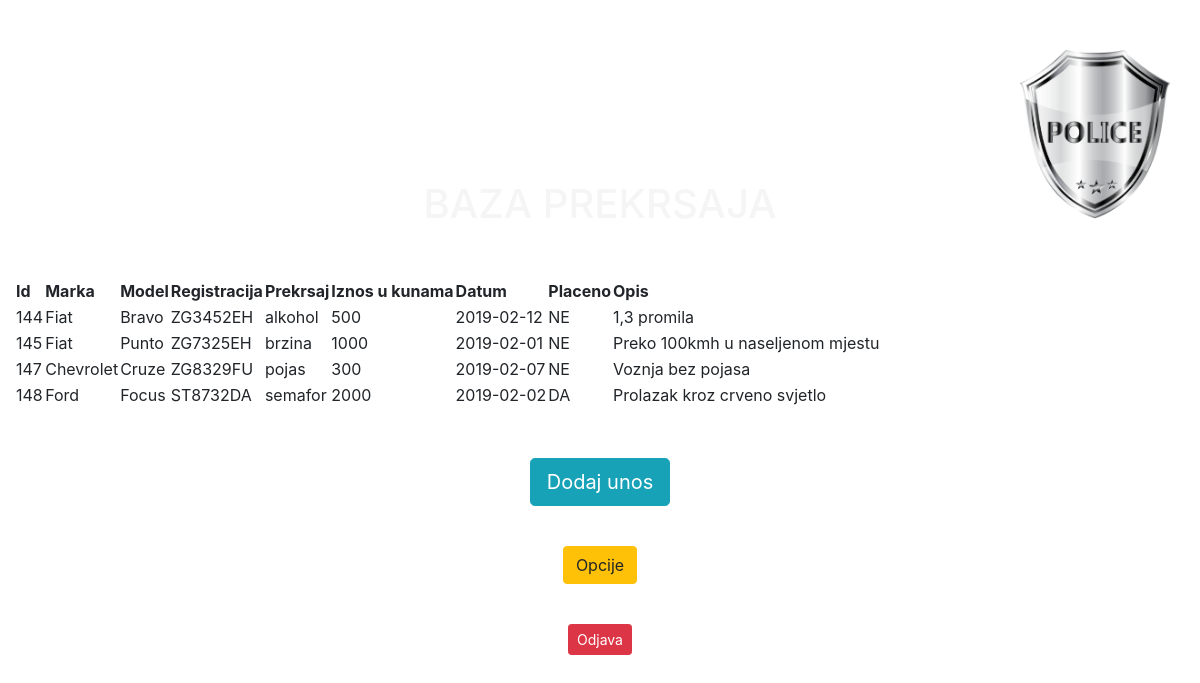
The app's page /main.php (signed in) with its own data.
### tables this page shows
CREATE TABLE `prekrsitelji` (
  `id` int(11) NOT NULL,
  `marka` varchar(25) NOT NULL,
  `model` varchar(25) NOT NULL,
  `reg` varchar(25) NOT NULL,
  `prekrsaj` varchar(25) NOT NULL,
  `datum` date NOT NULL,
  `iznos` int(10) NOT NULL,
  `placeno` varchar(5) NOT NULL,
  `opis` varchar(100) NOT NULL
);

### main.php (the view, shortened to what this page needs)
<?php
$connect = mysqli_connect("localhost", "root", "", "police");
$query = "SELECT * FROM prekrsitelji";
$result = mysqli_query($connect, $query);
?>
<!DOCTYPE html>
<html lang="en">
<head>
	<link rel="stylesheet" href="https://stackpath.bootstrapcdn.com/bootstrap/4.3.1/css/bootstrap.min.css">
	<link rel="stylesheet" type="text/css" href="https://cdn.datatables.net/v/dt/dt-1.10.18/datatables.min.css"/>
	<link rel="stylesheet" type="text/css" href="style.css"/>
</head>
<body id="mainbody">
	<?php require_once 'process.php'; ?>
	<img id="logo" src="slike/logopolice.png" alt="logo">
	<h1 id="h1main">BAZA PREKRSAJA</h1>
		<div class="container-fluid">
			<div id="tblbck">
			<table id="tablica" class="display">
				<thead>
					<tr>
					<th>Id</th>
						<th>Marka</th>
						<th>Model</th>
						<th>Registracija</th>
						<th>Prekrsaj</th>
						<th>Iznos u kunama</th>
						<th>Datum</th>
						<th>Placeno</th>
						<th>Opis</th>
					</tr>
				</thead>
				<?php
				while($row = mysqli_fetch_array($result))
				{
					echo '<tr>
					<td>'.$row["id"].'</td>
						<td>'.$row["marka"].'</td>
						<td>'.$row["model"].'</td>
						<td>'.$row["reg"].'</td>
						<td>'.$row["prekrsaj"].'</td>
						<td>'.$row["iznos"].'</td>
						<td>'.$row["datum"].'</td>
						<td>'.$row["placeno"].'</td>
						<td>'.$row["opis"].'</td>
						';
				}
				?>
</table>
			</div>
			</div>
		<button id="inputbtn" type="button" class="btn btn-info btn-lg" data-toggle="modal" data-target="#forma">Dodaj unos</button>
		<button id="opcijebtn" type="button" class="btn btn-warning btn-md" data-toggle="modal" data-target="#opcije">Opcije</button>
		<div id="logoutbtn">
		<a href="logout.php" class="btn btn-danger btn-sm">Odjava</a>
		</div>
</body>
</html>

### style.css (style rules this page uses)
#mainbody { background: url(slike/6122.jpg) no-repeat; }
#logo { width:150px; position: fixed; top: 50px; right: 30px; z-index: -1; }
#tblbck { background-color: white; margin-top: 50px; }
#inputbtn, #opcijebtn { display: block; margin: 40px auto; }
#inputbtn { margin-top: 50px; }
#logoutbtn { text-align: center; }
#h1main { color: whitesmoke; text-align: center; margin-top: 180px; }

### records on screen
prekrsitelji: id "144", marka "Fiat", model "Bravo", reg "ZG3452EH", prekrsaj "alkohol", iznos "500", datum "2019-02-12", placeno "NE", opis "1,3 promila"
prekrsitelji: id "145", marka "Fiat", model "Punto", reg "ZG7325EH", prekrsaj "brzina", iznos "1000", datum "2019-02-01", placeno "NE", opis "Preko 100kmh u naseljenom mjestu"
prekrsitelji: id "147", marka "Chevrolet", model "Cruze", reg "ZG8329FU", prekrsaj "pojas", iznos "300", datum "2019-02-07", placeno "NE", opis "Voznja bez pojasa"
prekrsitelji: id "148", marka "Ford", model "Focus", reg "ST8732DA", prekrsaj "semafor", iznos "2000", datum "2019-02-02", placeno "DA", opis "Prolazak kroz crveno svjetlo"
